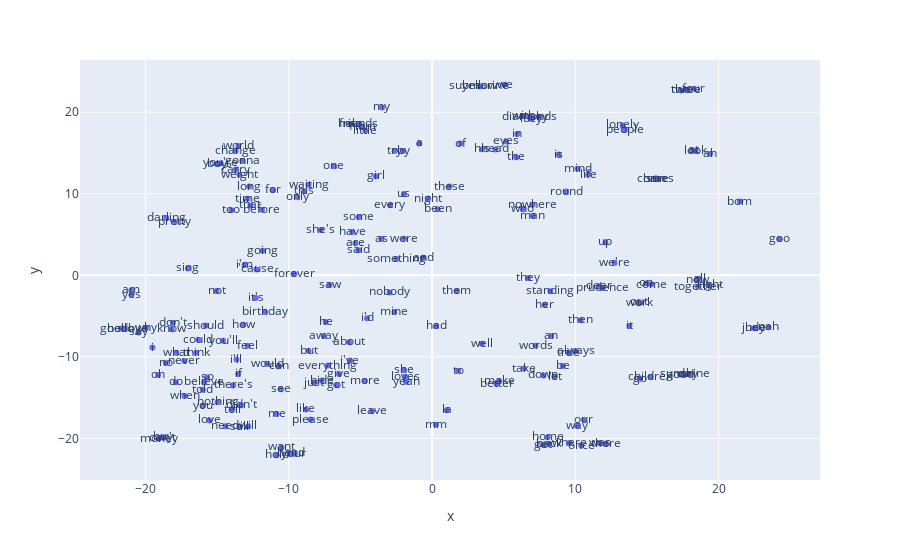

Notebook source saved alongside this figure:
### Code cell
# Graficar los embedddings en 2D
import plotly.graph_objects as go
import plotly.express as px

x_vals, y_vals, labels = reduce_dimensions(w2v_model)

MAX_WORDS=200
fig = px.scatter(x=x_vals[:MAX_WORDS], y=y_vals[:MAX_WORDS], text=labels[:MAX_WORDS])
fig.show()
#fig.show(renderer="colab") # esto para plotly en colab

### Figure 1 — Plotly figure (JSON) as saved in the notebook; plotly's stock layout.template omitted (floating-point values rounded to 4 significant figures; data arrays with more than 128 entries replaced by an {"elided": "..."} marker saying what was removed)
{"data": [{"hovertemplate": "x=%{x}<br>y=%{y}<br>text=%{text}<extra></extra>", "legendgroup": "", "marker": {"color": "#636efa", "symbol": "circle"}, "mode": "markers+text", "name": "", "orientation": "v", "showlegend": false, "text": {"elided": "200 str values"}, "type": "scatter", "x": {"elided": "200 float values"}, "xaxis": "x", "y": {"elided": "200 float values"}, "yaxis": "y"}], "layout": {"legend": {"tracegroupgap": 0}, "margin": {"t": 60}, "xaxis": {"anchor": "y", "domain": [0, 1], "title": {"text": "x"}}, "yaxis": {"anchor": "x", "domain": [0, 1], "title": {"text": "y"}}}}
